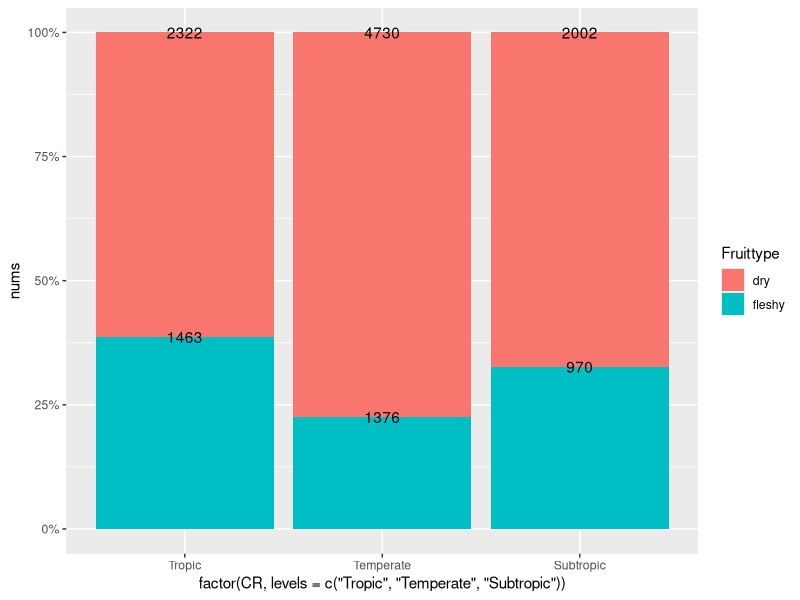
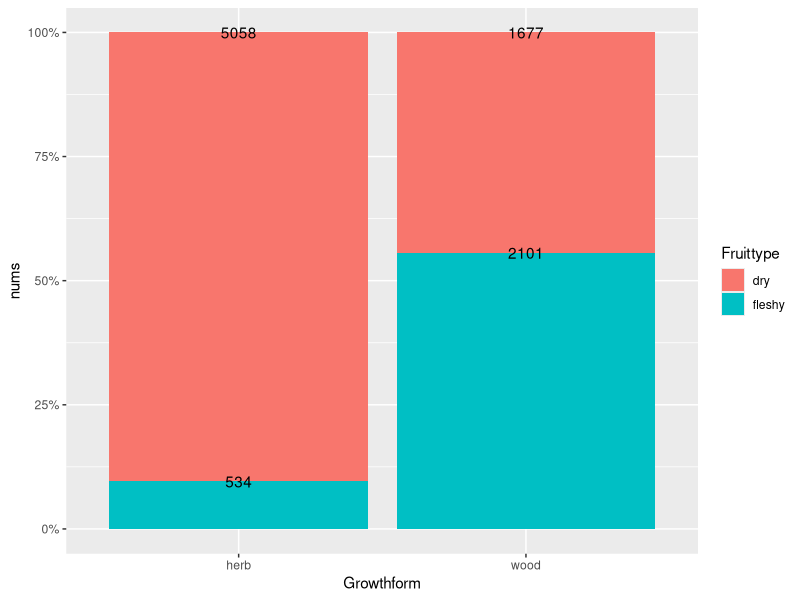
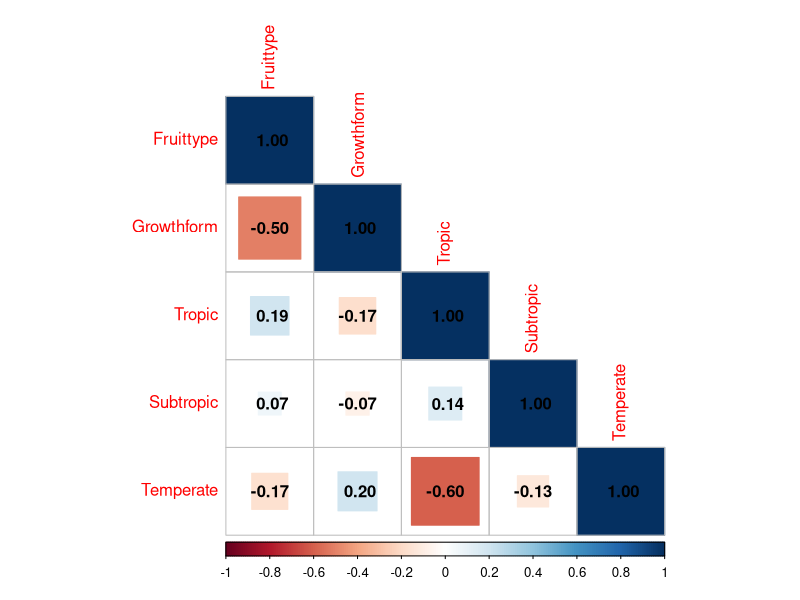
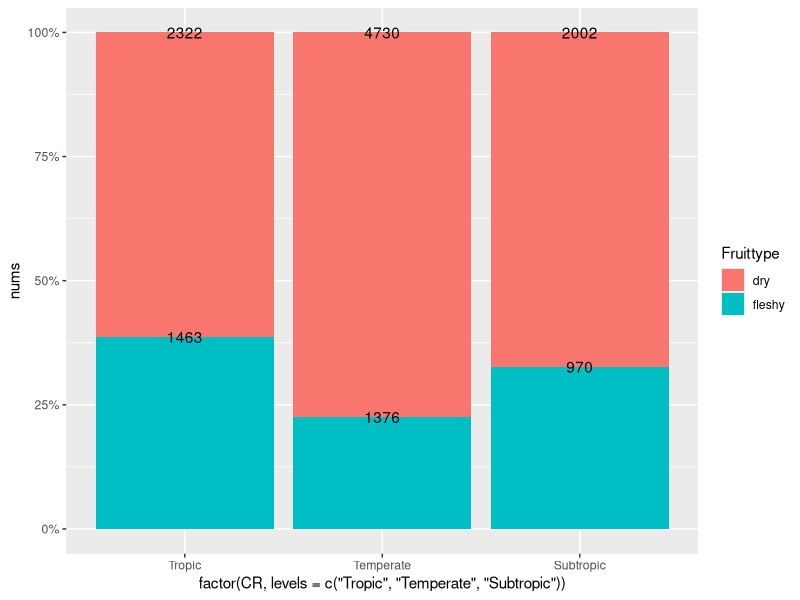
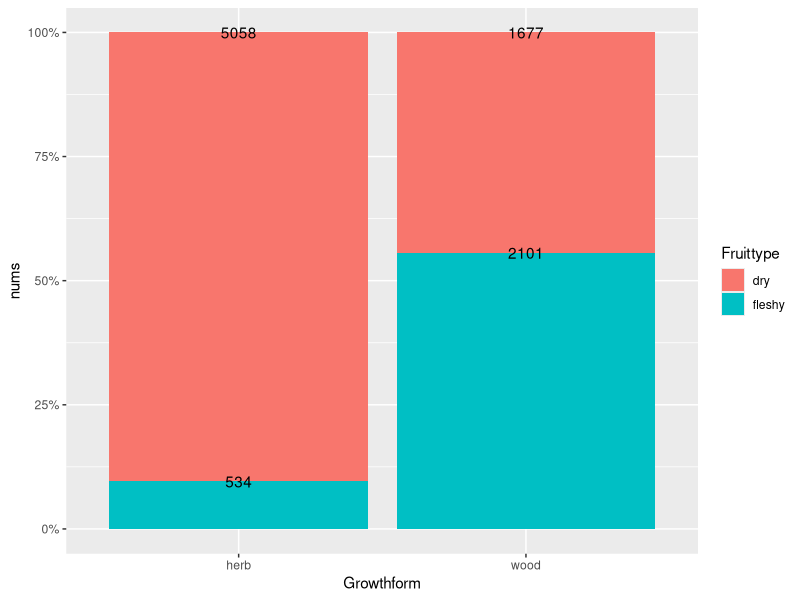

Write the R code that produced these figures, in order.
library(tidyverse)
library(scales)

# 读取数据
data <- read_csv("data/YunnanFruit9370sppData.csv")

# 气候区
# 数据转换为0/1，并汇总求和绘图
(p <- data %>%
  mutate(across(c(Tropic, Temperate, Subtropic),
                ~ifelse(. == "Absence", 0, 1))) %>%
  group_by(Fruittype) %>%
  summarize(across(c(Tropic, Temperate, Subtropic), sum)) %>%
  pivot_longer(cols = c(Tropic, Temperate, Subtropic),
               values_to = "nums",
               names_to = "CR") %>%
  ggplot(mapping = aes(x = factor(CR, levels = c("Tropic", "Temperate", "Subtropic")),
                       y = nums,
                       fill = Fruittype)) +
  geom_bar(stat = "identity", position = "fill") +
  geom_text(aes(label = nums), position = position_fill()) +
  scale_y_continuous(labels = percent_format())
)
# save plot
ggsave("result/climate_regions_barplot.png",plot=p,dpi=300)

# 生长型
(p <- data %>%
  group_by(Fruittype, Growthform) %>%
  summarize(nums = n()) %>%
  ggplot(mapping = aes(x = Growthform, y = nums, fill = Fruittype)) +
  geom_bar(stat = "identity", position = "fill") +
  geom_text(aes(label = nums), position = position_fill()) +
  scale_y_continuous(labels = percent_format())
)
# save plot
ggsave("result/growth_forms,_barplot.png",plot=p,dpi=300)

# spearman相关分析
## 相关性分析
data %>%
  # 选择对应的数据列
  select(Fruittype, Growthform, Tropic, Subtropic, Temperate) %>%
  # 将其转换为0/1格式
  mutate(Fruittype = if_else(Fruittype == "fleshy",
                             true = 1,
                             false = 0),
         Growthform = if_else(Growthform == "herb",
                              true = 1,
                              false = 0),
         Tropic = if_else(Tropic == "Tropic",
                              true = 1,
                              false = 0),
         Temperate = if_else(Temperate == "Temperate",
                          true = 1,
                          false = 0),
         Subtropic = if_else(Subtropic == "Subtropic",
                          true = 1,
                          false = 0)
         ) %>% 
  cor(method = "spearman") %>% 
  corrplot::corrplot(method = "square",addCoef.col = "black",type = "lower")
